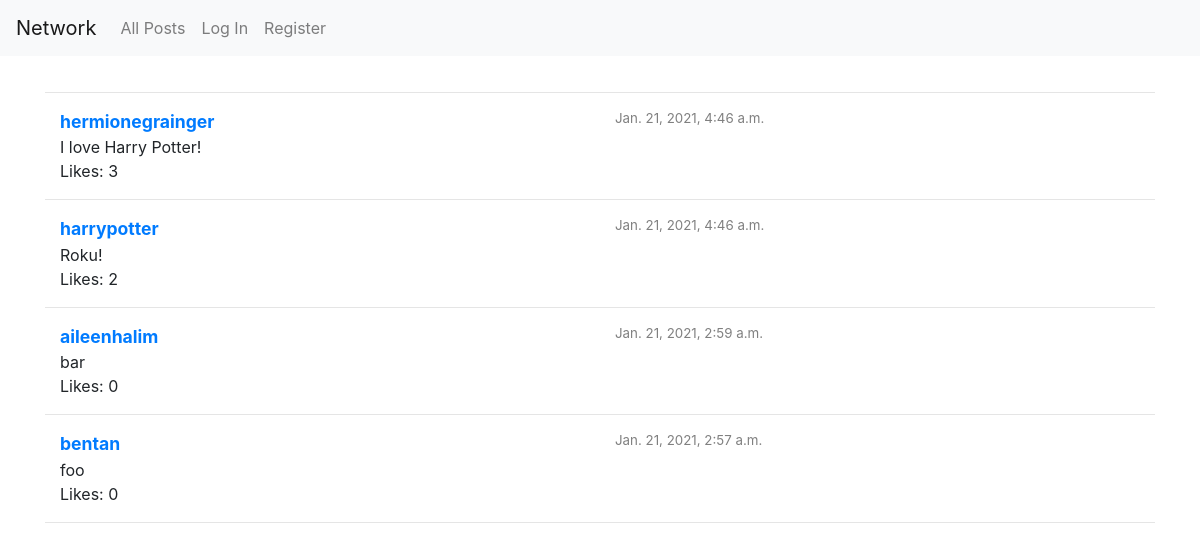
The app's page /, older data.
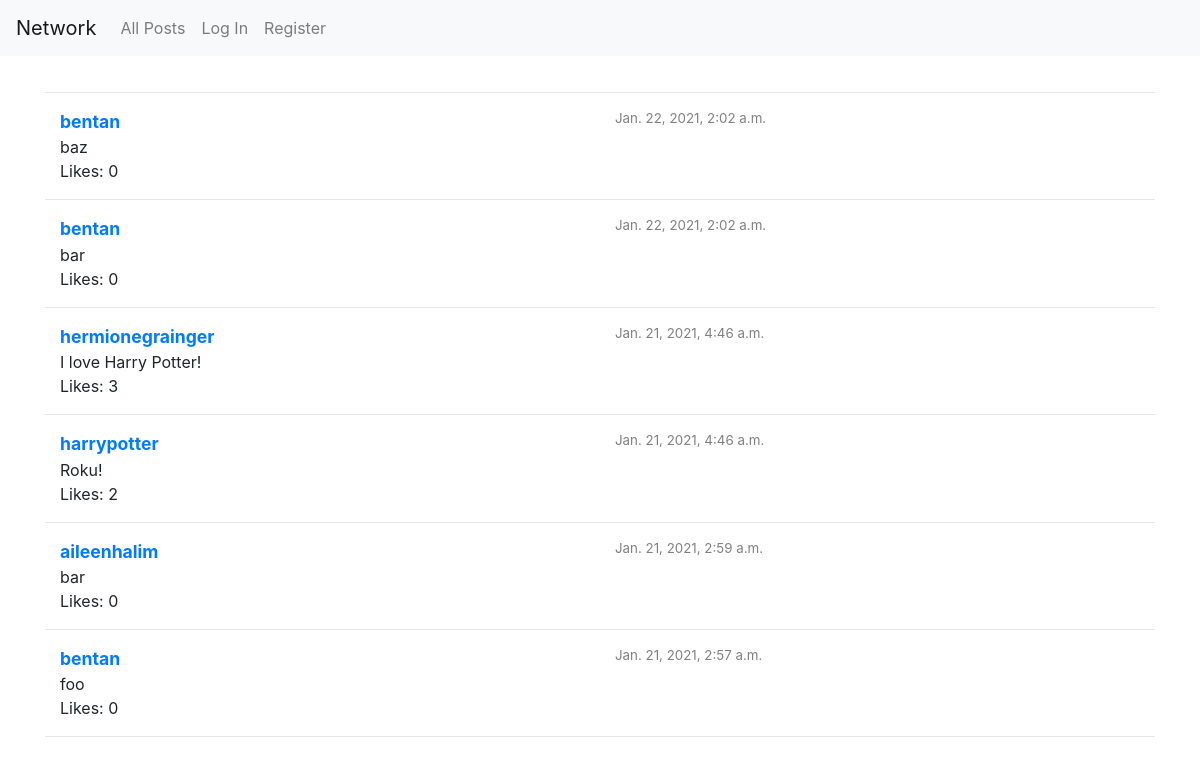
The same page, newer data.
### network/models.py (models this page shows, shortened)
class Post(models.Model):
    user = models.ForeignKey(User, on_delete=models.CASCADE)
    post_content = models.TextField(max_length=280)
    likes = models.ManyToManyField(User, blank=True, related_name='user_likes')
    created_timestamp = models.DateTimeField(auto_now_add=True)
    edited_timestamp = models.DateTimeField(auto_now=True)

class User(AbstractUser):
    following = models.ManyToManyField('self', blank=True, related_name='followers', symmetrical=False)
    def __str__(self):
        return f"{self.username}"

### network/views.py (the view)
# urls.py: path("", views.index, name="index"),
def index(request):
    if request.method == 'POST' and request.user.is_authenticated:
        p = PostForm(request.POST)
        if p.is_valid():
            r = Post(user = request.user, post_content = p.cleaned_data['post_content'])
            r.save()
            return HttpResponseRedirect(reverse("index"))
    posts = Post.objects.order_by('-edited_timestamp')
    duration_dict = {}
    for post in posts:
        duration_dict[post.id] = duration(post.edited_timestamp)
    form = PostForm()
    return render(request, "network/index.html", {
        'form': form,
        'posts': posts,
        'durations': duration_dict,
    })

### network/templates/network/index.html (shortened to what this page needs)
{% extends "network/layout.html" %}
{% block body %}
    <div class="container">
        <div style="padding: 10px;"></div>
        <hr>
        {% for post in posts %}
            <div class="container">
                <div class="row">
                    <div class="col allPostUsername"><a href="{% url 'user' post.user %}">{{ post.user }}</a></div>
                    <div class="col allPostTimestamp">{{ post.edited_timestamp }}</div>
                </div>
                <div class="row">
                    <div class="col">{{ post.post_content }}</div>
                </div>
                <div class="row">
                    <div class="col">Likes: {{ post.likes.all.count}}</div>
                </div>
            </div>
            <hr>
        {% endfor %}
    </div>
{% endblock %}

### network/templates/network/layout.html (shortened to what this page needs)
{% load static %}
<!DOCTYPE html>
<html lang="en">
    <head>
        <link rel="stylesheet" href="https://stackpath.bootstrapcdn.com/bootstrap/4.4.1/css/bootstrap.min.css">
        <link href="{% static 'network/styles.css' %}" rel="stylesheet">
    </head>
    <body>
        <nav class="navbar navbar-expand-lg navbar-light bg-light">
            <a class="navbar-brand" href="{% url 'index' %}">Network</a>
            <div>
              <ul class="navbar-nav mr-auto">
                <li class="nav-item">
                  <a class="nav-link" href="{% url 'index' %}">All Posts</a>
                </li>
                {% if user.is_authenticated %}
                    <li class="nav-item">
                        <a class="nav-link" href="#">Following</a>
                    </li>
                    <li class="nav-item">
                        <a class="nav-link" href="{% url 'logout' %}">Log Out</a>
                    </li>
                {% else %}
                    <li class="nav-item">
                        <a class="nav-link" href="{% url 'login' %}">Log In</a>
                    </li>
                    <li class="nav-item">
                        <a class="nav-link" href="{% url 'register' %}">Register</a>
                    </li>
                {% endif %}
              </ul>
            </div>
          </nav>
        <div class="body">
            {% block body %}
            {% endblock %}
        </div>
    </body>
</html>

### network/static/network/styles.css (style rules this page uses)
.allPostUsername { font-weight: bold; font-size: 1.1em; }
.allPostTimestamp { color: grey; font-size: smaller; }

Row changes from the older to the newer data that the page shows:
added Post: user "bentan", edited_timestamp "Jan. 22, 2021, 2:02 a.m.", post_content "baz", likes.all.count "0"
added Post: user "bentan", edited_timestamp "Jan. 22, 2021, 2:02 a.m.", post_content "bar", likes.all.count "0"
